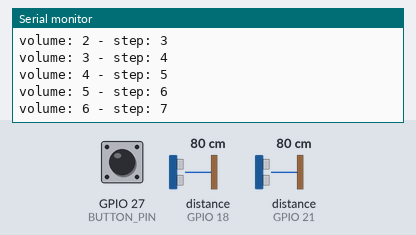
A program run on a simulated ESP32. Shown: the last lines printed to the serial monitor. The test bench sets the inputs (shaded band); at power-on: distance to the obstacle (sensors on GPIO 18, GPIO 21) 80 cm, GPIO 27 (BUTTON_PIN) LOW. The audio player accepts every command and is not drawn.

Above: at 1.8 s.
1.9 s: distance to the obstacle (sensor on GPIO 18) set to 2 cm
At 2.02 s:
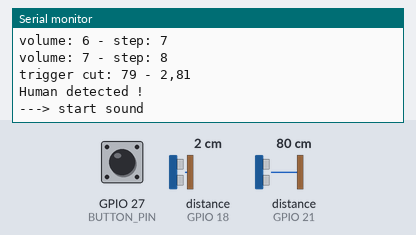
4.9 s: distance to the obstacle (sensor on GPIO 21) set to 4 cm
At 6.4 s:
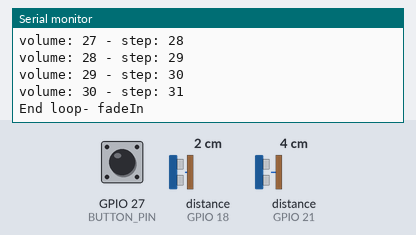
7.3 s: distance to the obstacle (sensor on GPIO 18) set to 120 cm
At 8.0 s:
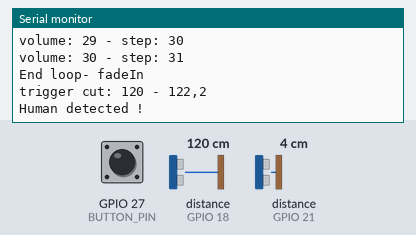
8.8 s: GPIO 27 (BUTTON_PIN) pulled HIGH for 0.15 s
At 10.5 s:
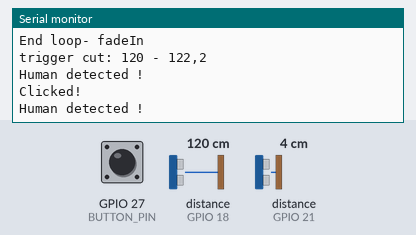
11.0 s: distance to the obstacle (sensor on GPIO 21) set to 120 cm
At 11.4 s:
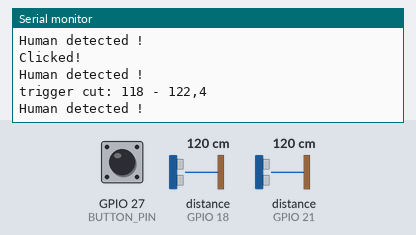
Timing chart, 0 to 13.5 s (numbered marks = the images above; inputs shaded):
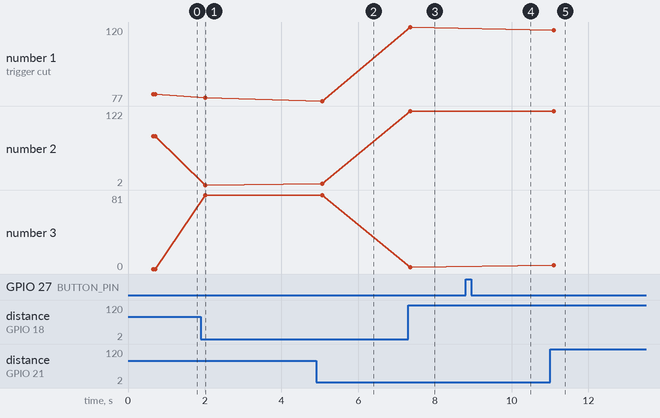

The program:

main.cpp
```cpp
#include <Arduino.h>

#include <OneButton.h>
#include <Player.h>
#include <HumanDetection.h>
#include <arduino-timer.h>

#define BUTTON_PIN 27
// int delay_to_stop = 1000 * 1 * 60 * 5;
int delay_to_stop = 1000 * 1 * 30;
int incomingByte = 0;

OneButton btn = OneButton(
  BUTTON_PIN,  // Input pin for the button
  false,        // Button is active LOW
  false         // Enable internal pull-up resistor
);

auto timer = timer_create_default();
Player player = Player();
HumanDetection detector = HumanDetection();

bool stopSound(void *argument /* optional argument given to in/at/every */) {
  player.fadeOut();
  Serial.println("<--- stop sound");
  return true;
}

void startSound() {
  player.fadeIn();
  Serial.println("---> start sound");
  timer.cancel();
  timer.in(delay_to_stop, stopSound );
}

void setup() {
  Serial.begin(115200);
  player.init();
  detector.init();

  btn.attachClick([]() {
    Serial.println("Clicked!");
    detector.trigger();
  });

  btn.attachDoubleClick([]() {
    player.fadeOut();
  });

  btn.attachLongPressStart([]() {
    player.stopFade();
  });

  detector.attachDetection([]() {
    Serial.println("Human detected !");
    if (!player.isFaded()) {
      startSound();
    }
  });
}

void loop() {
  timer.tick();
  btn.tick();
  player.tick();
  detector.tick();
}
```

Button.cpp
```cpp
#include "Button.h"
#include <Arduino.h> /* we need arduino functions to implement this */


Button::Button(int aPin)
{
  pin = aPin;
}

void Button::debug()
{
  Serial.print("Button:");
  Serial.println(pin);
}
```

Button.h
```cpp
#ifndef BUTTON_H /* include guards */
#define BUTTON_H

class Button
{
  private:
    int pin;
  public:
    Button(int aPin);
    void debug();
};

#endif /* BUTTON_H */
```

HumanDetection.cpp
```cpp
#include <HumanDetection.h>
#include <Arduino.h>
#include <NewPing.h>
#include <vector>


HumanDetection::HumanDetection()
{

}

void HumanDetection::init()
{
  Serial.println("Human starter");
  sonars = {
    NewPing(19, 18, maxDistance),
    NewPing(19, 21, maxDistance)
  };


  Serial.print("size");
  Serial.println(sonars.size());
}

void HumanDetection::trigger()
{
  if(_humanDetectionFunc) _humanDetectionFunc();
  if(_paramHumanDetectionFunc) _paramHumanDetectionFunc(_humanDetectionFuncParam);
}

void HumanDetection::attachDetection(callbackFunction newFunction)
{
  _humanDetectionFunc = newFunction;
}

void HumanDetection::attachDetection(parameterizedCallbackFunction newFunction, void *parameter)
{
  _paramHumanDetectionFunc = newFunction;
  _humanDetectionFuncParam = parameter;
}

void HumanDetection::tick()
{
  for (int i = 0; i < sonars.size(); ++i) {
    delay(50);  // Wait 50ms between pings (about 20 pings/sec). 29ms should be the shortest delay between pings.

    int distance = sonars.at(i).ping_cm();

    if (distance < 1) { // returns true once every 10 ms, determines sampling frequency
      return;
    }

    bool canUpdate = compareDistance(distance, previousDistance[i], i);

    if(canUpdate) {
      previousDistance.at(i) = distance;
    }
  }
}

bool HumanDetection::compareDistance(int distance, int previousDistance, int index)
{
   if (distance < 1) {
   return false;
  }

  int diff = abs(distance - previousDistance);

  if(diff > deltaDetection){
    Serial.print("trigger cut: ");
    Serial.print(diff);
    Serial.print(" - ");
    Serial.print(distance);
    Serial.print(",");
    Serial.println(previousDistance);
    trigger();
  }

  return true;
}
```

HumanDetection.h
```cpp
#ifndef HUMANDETECTION_H /* include guards */
#define HUMANDETECTION_H
#include <NewPing.h>
#include <vector>
// #include <Filters.h>

// #include <AH/STL/cmath>                    // std::round
// #include <Filters/MedianFilter.hpp>        // MedianFilter

extern "C" {
typedef void (*callbackFunction)(void);
typedef void (*parameterizedCallbackFunction)(void *);
}

class HumanDetection
{
  private:
    char name[30];
    std::vector<NewPing> sonars;

    // std::vector<MedianFilter<10, uint16_t>> mediaFilters;
    std::vector<int> previousDistance = {0, 0};
    int numberOfSonar = 2; // Number of sensors.
    int maxDistance = 500; // Maximum distance (in cm) to ping.
    int deltaDetection = 70;
    callbackFunction _humanDetectionFunc = NULL;
    parameterizedCallbackFunction _paramHumanDetectionFunc = NULL;
    void *_humanDetectionFuncParam = NULL;
    bool compareDistance(int distance, int previousDistance, int index);

  public:
    HumanDetection();
    void init();
    void tick();
    void trigger();
    void attachDetection(callbackFunction newFunction);
    void attachDetection(parameterizedCallbackFunction newFunction, void *parameter);
};

#endif /* HUMANDETECTION_H */
```

Player.cpp
```cpp
#include "Player.h"
#include <Arduino.h>
#include <HardwareSerial.h>

Player::Player()
{

}

void Player::init()
{
  Serial.println();
  Serial.println(F("DFRobot DFPlayer Mini Fast"));
  Serial.println(F("Initializing DFPlayer ... (May take 3~5 seconds)"));

  Serial2.begin(9600);
  dfPlayer.begin(Serial2, true);
  dfPlayer.loop(1);
  dfPlayer.randomAll();
  dfPlayer.volume(0);

  if (autoplay) {
    dfPlayer.play(0);
  }
}

void Player::play()
{
  dfPlayer.randomAll();
  dfPlayer.play(0);
}

void Player::tick()
{
  if(!fadeStarted){
    return;
  }

  if(fadeDirection == 1 && currentFadeStep > maxFadeStep){
    Serial.println("End loop- fadeIn");
    fadeStarted = false;
    return;
  }

  if(fadeDirection == -1 && currentFadeStep < 0){
    Serial.println("End loop- fadeOut");
    fadeStarted = false;
    return;
  }

  volume = map(currentFadeStep, 0, maxFadeStep, 0, 30);

  currentFadeStep = currentFadeStep + (1 * fadeDirection);

  dfPlayer.volume(volume);

  Serial.print("volume: ");
  Serial.print(volume);
  Serial.print(" - ");
  Serial.print("step: ");
  Serial.println(currentFadeStep);
  delay(25 * 2);
}

void Player::fadeIn()
{
  if (fadeStarted) {
    return;
  }
  Serial.println("FadeIn");
  fadeStarted = true;
  currentFadeStep = 0;
  volume = 0;
  fadeDirection = 1;
}

void Player::fadeOut()
{
  if (fadeStarted) {
    return;
  }
  Serial.println("fadeOut");
  fadeStarted = true;
  currentFadeStep = maxFadeStep;
  volume = maxVolume;
  fadeDirection = -1;
}

void Player::stopFade()
{
  fadeStarted = false;
}

bool Player::isFaded()
{
  return volume == maxVolume && !fadeStarted;
}
```

Player.h
```cpp
#ifndef PLAYER_H /* include guards */
#define PLAYER_H

#include <DFPlayerMini_Fast.h>

class Player
{
  private:
    bool fadeStarted = false;
    int volume = 0;
    int maxVolume = 30;
    int currentFadeStep = 0;
    int maxFadeStep = 30;
    int fadeDirection = 1;
    bool autoplay = true;
    DFPlayerMini_Fast dfPlayer;
  public:
    Player();
    void init();
    void play();
    void fadeIn();
    void fadeOut();
    void tick();
    void stopFade();
    bool isFaded();
};

#endif /* PLAYER_H */
```

blinky.cpp
```cpp
#include "blinky.h"
#include <Arduino.h> /* we need arduino functions to implement this */

void blinky_init() {
   pinMode(LED_BUILTIN, OUTPUT);
}

void do_blink(int ms) {
  digitalWrite(LED_BUILTIN, LOW);
  delay(ms);
  digitalWrite(LED_BUILTIN, HIGH);
  delay(ms);
}
```

blinky.h
```cpp
#ifndef BLINKY_H /* include guards */
#define BLINKY_H

/* blinky initialization function */
void blinky_init();

/* blinks the LED once for an length of <ms> milliseconds. */
void do_blink(int ms);

#endif /* BLINKY_H */
```

Measured:
- after the input at 1.9 s, the serial monitor: prints a new line after 0.12 s (image 1)
- after the input at 4.9 s, the serial monitor: prints a new line after 0.16 s (image 2)
- after the input at 7.3 s, the serial monitor: prints a new line after 0.05 s (image 3)
- after the input at 8.8 s, the serial monitor: prints a new line after 0.77 s (image 4)
- after the input at 11.0 s, the serial monitor: prints a new line after 0.10 s (image 5)
- plotted number 1: 81 → 79 after the input at 1.9 s, 79 → 77 after the input at 4.9 s, 77 → 120 after the input at 7.3 s, 120 → 118 after the input at 11.0 s
- plotted number 2: 2 → 4 after the input at 4.9 s, 4 → 122 after the input at 7.3 s
- plotted number 3: 81 → 2 after the input at 7.3 s, 2 → 4 after the input at 11.0 s
